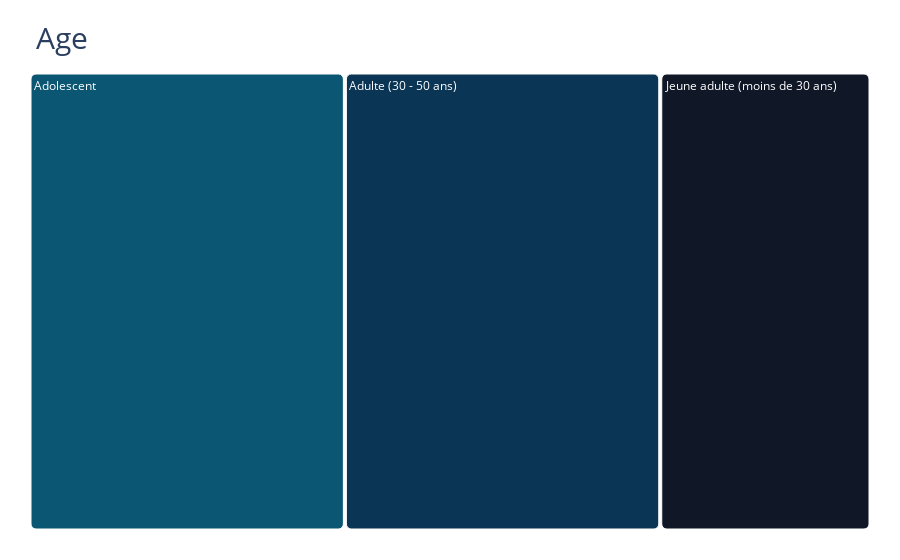

The code cell stored with this chart in its notebook:
### Code cell
#creer une treemap
import plotly.express as px

fig = px.treemap(data, path=[data["Age"]],hover_data=[data["Age"]], color= data["Age"],color_discrete_sequence=["#0b5773","#0a3555","#101727",
                     ],
                 title="Age"
                 )
fig.update_traces(marker=dict(cornerradius=5))

fig.update_layout(
    margin = dict(t=50, l=25, r=25, b=25),
    title_font=dict(size=30),
    title_x=0.04, title_y=0.95
)
#mettre en commenteire pour voir les infos comme "count" en hover
fig.data[0].hovertemplate='<b></b>%{label}'

fig.show()

### Figure 1 — Plotly figure (JSON) as saved in the notebook; plotly's stock layout.template omitted (floating-point values rounded to 4 significant figures)
{"data": [{"branchvalues": "total", "customdata": [["Adolescent", "Adolescent"], ["Adulte (30 - 50 ans)", "Adulte (30 - 50 ans)"], ["Jeune adulte (moins de 30 ans)", "Jeune adulte (moins de 30 ans)"]], "domain": {"x": [0, 1], "y": [0, 1]}, "hovertemplate": "<b></b>%{label}", "ids": ["Adolescent", "Adulte (30 - 50 ans)", "Jeune adulte (moins de 30 ans)"], "labels": ["Adolescent", "Adulte (30 - 50 ans)", "Jeune adulte (moins de 30 ans)"], "marker": {"colors": ["#0b5773", "#0a3555", "#101727"], "cornerradius": 5}, "name": "", "parents": ["", "", ""], "type": "treemap", "values": [3, 3, 2]}], "layout": {"legend": {"tracegroupgap": 0}, "margin": {"b": 25, "l": 25, "r": 25, "t": 50}, "title": {"font": {"size": 30}, "text": "Age", "x": 0.04, "y": 0.95}, "treemapcolorway": ["#0b5773", "#0a3555", "#101727"]}}
